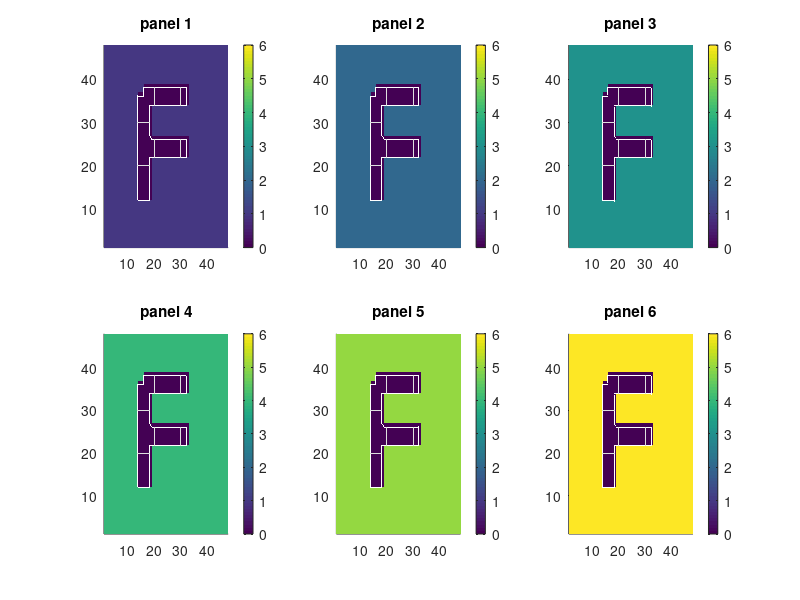

The MATLAB script that drew this image: (Note: this script raises an error after producing the figure.)
% testTempest_LL2CS.m
% This script converts Tempest LL2CS output to xData and tests whether it
% regrids lat/lon to cubed sphere roughly the same as a GMAO tilefile
% for the same resolutions.

clear all; close all

%==========================================
%  Configurable parameters
%==========================================

% Set grid parameters
NX=48;
Nlon=72;
Nlat=46;

% Tempest LL2CS netcdf info (make sure file matches grid params!)
tempestPath = '/n/home08/elundgren/GCHP/tools/tilefile_from_Jaiwei/tilefile/';
tempestFile =  '4x5-to-c48_MAP.nc';

% GMAO tilefile info (make sure file matches grid params!)
gmaoPath = tempestPath;
gmaoFile =  'DE0072xPE0046_CF0048x6C.bin';

% Add matlab paths
CSGridDir = '/n/home08/elundgren/GCHP/tools/CSGrid/';
addpath(genpath(CSGridDir));

%======================================================
%  Generate reference CS data for testing (do not edit)
%======================================================
CSdata_fake = zeros(NX,NX*6);

% a "F"-like graph to check the cube-face orientation. Seems silly.. 
F = zeros(NX,NX);
Fwidth = 2; 
minX = fix(NX/3);
maxX = fix(NX*2/3);
minY = fix(NX/4);
midY = fix(NX/2);
maxY = fix(NX*3/4);
F( minX - Fwidth : minX + Fwidth, minY : maxY                   ) = 1;
F( minX : maxX,                   midY - Fwidth : midY + Fwidth ) = 1;
F( minX : maxX,                   maxY - Fwidth : maxY + Fwidth ) = 1;

% Set background value to the panel number
for i=1:6
    CSdata_fake(:, i*NX-NX+1 : i*NX) = i * ( ones(NX,NX) - F ); 
end

% plot
figure;
for i=1:6
    subplot(2,3,i)
    surf(CSdata_fake(:,i*NX-NX+1:i*NX)','EdgeColor','None');
    colorbar
    caxis([0,6])
    xlim([1,NX])
    ylim([1,NX])
    view(2); 
    title(sprintf('panel %d',i));
end   
suptitle('original cs')

% Read GMAO tilefile
xData_gmao = readTileFile([ gmaoPath, gmaoFile]);

%  regrid cubed sphere to lat/lon using GMAO tile file
[ LLdata_ref ] = regridAndPlot( CSdata_fake , xData_gmao, 'CS2LL', ...
			       'original cs --gmao--> lat/lon');

%  regrid lat/lon back to cubed sphere (reference)
[ CSdata_GMAO ] = regridAndPlot( LLdata_ref, xData_gmao, 'LL2CS', ...
			       'lat/lon --gmao--> cs (ref)');

%==================================================
% Read/transform Tempest LL2CS netcdf info to xData
%==================================================

% Get tempest LL2CS netcdf file information into xData
xData_temp = getTempest_LL2CS_xData( [tempestPath, tempestFile], ...
				      xData_gmao(1).Name, ...
				      xData_gmao(2).Name, Nlat, Nlon, NX);

% NOTE: eventually add all the below fixes to the function called above.

% Regrid lat/lon to CS using raw Tempest xData
[ CSdata_tempest ] = regridAndPlot( LLdata_ref, xData_temp, 'LL2CS', ...
				   'lat/lon --tempest--> cs (raw)');	

% Correct longitude shift
% NOTE: need to make this offset automatic from resolution
xData_temp(1).II = shiftIndexes( xData_temp(1).II, -2, Nlon );

% Swap faces
xData_temp(2) = swapCSFaces( xData_temp(2), [4 5 1 2 6 3]);

% Flip face 6 in both dimensions
xData_temp(2) = flipCSFaces( xData_temp(2), 6, '2d');

% Transpose and flip (II only) faces 3-5
xData_temp(2) = transposeCSFaces( xData_temp(2), [3 4 5]);
xData_temp(2) = flipCSFaces( xData_temp(2), [3 4 5], 'II');

%==================================================
% Regrid lat/lon to CS to check if matches ref
%==================================================
[ CSdata_tempest ] = regridAndPlot( LLdata_ref, xData_temp, 'LL2CS', ...
				   'lat/lon --tempest--> cs (after fixes)');







